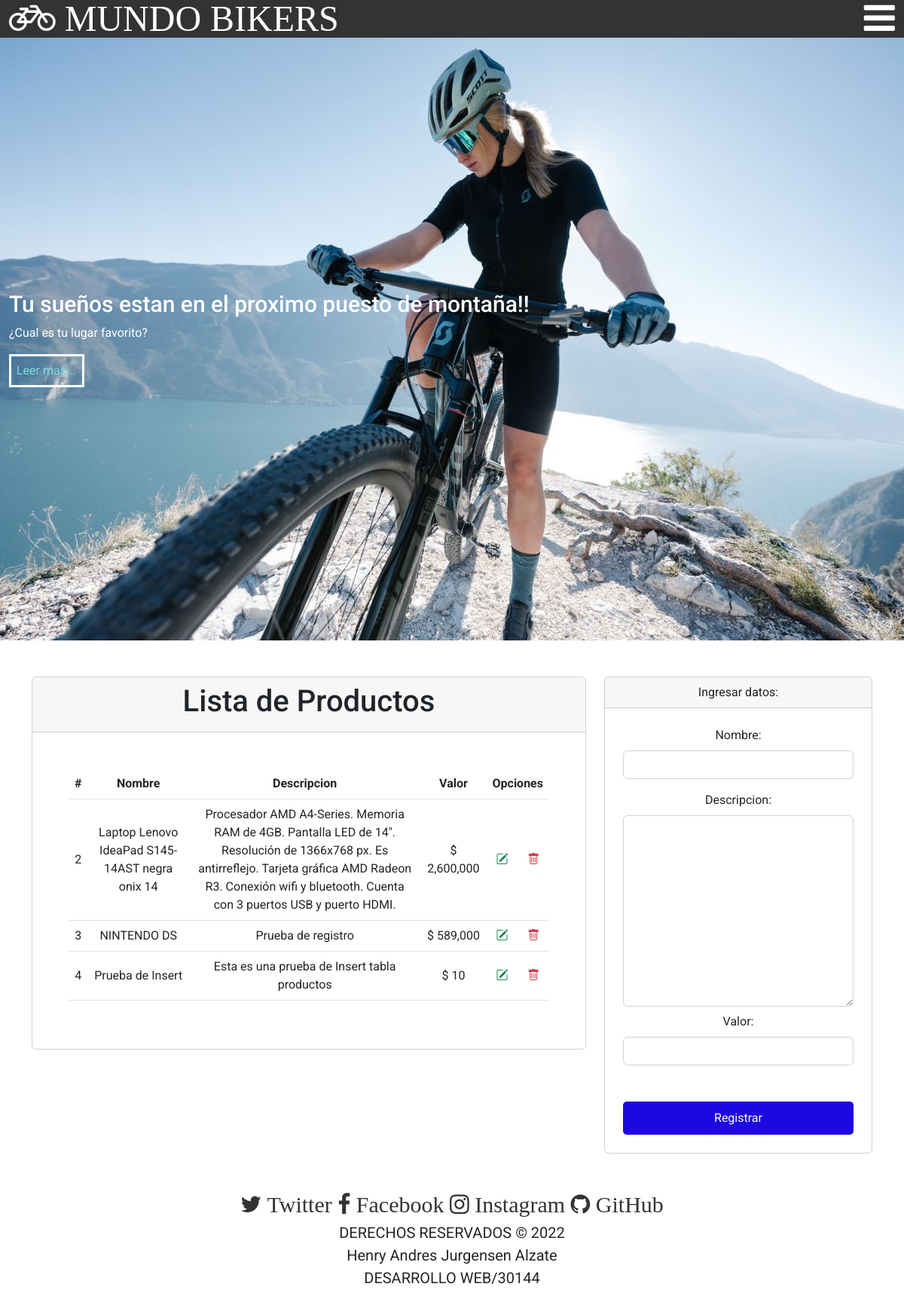
The page /CRUD_productos/index.php on the database its author committed.
### tables this page shows
CREATE TABLE `productos` (
  `id` int(11) NOT NULL,
  `nombre` varchar(250) NOT NULL,
  `descripcion` varchar(600) NOT NULL,
  `valor` int(50) NOT NULL
);

### CRUD_productos/index.php (the view, shortened to what this page needs)
<?php include 'template/header.php' ?>
<?php
    include_once "model/conexion.php";
    $sentencia = $bd -> query("select * from productos");
    $productos = $sentencia->fetchAll(PDO::FETCH_OBJ);
?>
<div class="container mt-5">
    <div class="row justify-content-center">
        <div class="col-md-8">
            <div class="card ">
                <div class="card-header">
                    <h1 class="card-title">Lista de Productos</h1>
                </div>
                <div class="p-5">
                    <table class="table align-middle">
                        <thead>
                            <tr>
                                <th scope="col">#</th>
                                <th scope="col">Nombre</th>
                                <th scope="col">Descripcion</th>
                                <th scope="col">Valor</th>
                                <th scope="col" colspan="2">Opciones</th>
                            </tr>
                        </thead>
                        <tbody>
                            <?php
                                foreach($productos as $dato){
                            ?>
                            <tr>
                                <td scope="row"><?php echo $dato->id; ?></td>
                                <td><?php echo $dato->nombre; ?></td>
                                <td><?php echo $dato->descripcion; ?></td>
                                <?php $numeroFormateado = number_format($dato->valor, 0) ?>
                                <td><?php echo "$ ".$numeroFormateado; ?></td>
                                <td><a class="text-success" href="editar.php?id=<?php echo $dato->id; ?>"><i class="bi bi-pencil-square"></i></a></td>
                                <td><a onclick="return confirm('Estas seguro de eliminar?');" class="text-danger" href="eliminar.php?id=<?php echo $dato->id; ?>"><i class="bi bi-trash"></i></a></td>
                            </tr>
                            <?php
                                }
                            ?>
                        </tbody>
                    </table>
                </div>
            </div>
        </div>
        <div class="col-md-4">
            <div class="card">
                <div class="card-header">
                    Ingresar datos:
                </div>
                <form class="p-4" method="POST" action="registrar.php">
                    <div class="mb-3">
                        <label class="form-label">Nombre: </label>
                        <input type="text" class="form-control" name="txtNombre" autofocus required>
                    </div>
                    <div class="mb-2">
                        <label class="form-label">Descripcion: </label>
                        <textarea name="txtDescripcion" rows="10" class="form-control" autofocus required></textarea>
                    </div>
                    <div class="mb-5">
                        <label class="form-label">Valor: </label>
                        <input type="text" class="form-control" name="txtValor" autofocus required>
                    </div>
                    <div class="d-grid">
                        <input type="submit" class="btn btn-primary" value="Registrar">
                    </div>
                </form>
            </div>
        </div>
    </div>
</div>
<?php include 'template/footer.php' ?>

### CRUD_productos/template/header.php (shortened to what this page needs)
<!DOCTYPE html>
<html lang="es">
<head>
    <link href="https://cdn.jsdelivr.net/npm/bootstrap@5.2.0-beta1/dist/css/bootstrap.min.css" rel="stylesheet">
    <link rel="stylesheet" href="../css/font-awesome-4.7.0/css/font-awesome.min.css">
    <link rel="stylesheet" href="../css/estilos.css">
    <link rel="stylesheet" href="https://cdn.jsdelivr.net/npm/bootstrap-icons@1.5.0/font/bootstrap-icons.css">
</head>
<body>
    <header>
        <div class="contenedor">
            <h1 class="fa fa-bicycle fa-3x"> MUNDO BIKERS</h1>
            <label for="menu-bar" class="fa fa-bars fa-3x"></label>
        </div>
    </header>
    <main>
        <section id="banner">
            <img src="../imagenes/contessa_signature_mtb_2 (2).jpg" alt="">
            <div class="contenedor">
                <h2>Tu sueños estan en el proximo puesto de montaña!!</h2>
                <p>¿Cual es tu lugar favorito?</p>
                <a href="#">Leer mas...</a>
            </div>
        </section>

### CRUD_productos/template/footer.php (shortened to what this page needs)
    <footer>
        <div class="footer-info">
            <div class="redes-sociales"><br>
                <a href="https://getbootstrap.com" class="fa fa-twitter">&nbspTwitter</a>
                <a href="https://www.facebook.com" class="fa fa-facebook">&nbspFacebook</a>
                <a href="https://www.instagram.com" class="fa fa-instagram">&nbspInstagram</a>
                <a href="https://github.com" class="fa fa-github">&nbspGitHub</a>
                <p class="derechos-footer">DERECHOS RESERVADOS &copy; 2022 <br>Henry Andres Jurgensen Alzate <br>DESARROLLO WEB/30144</p>
            </div>
        </div>
    </footer>
</body>
</html>

### css/estilos.css (style rules this page uses)
* { margin: 0; padding: 0; box-sizing: border-box; }
body { font-family: 'Roboto', sans-serif; }
header { width: 100%; height: 50px; background: #333; color: #fff; position: fixed; top: 0; left: 0; z-index: 100; }
.contenedor { width: 98%; margin: auto; }
header .contenedor { display: table; }
section { width: 100%; margin-bottom: 25px; }

### css/menu.css (style rules this page uses)
header label { float: right; font-size: 28px; margin: 0px o; cursor: pointer; }

### css/banner.css (style rules this page uses)
#banner { margin-top: 50px; position: relative; }
#banner img { width: 100%; height: 50%; }
#banner .contenedor { position: absolute; top: 50%; left: 50%; transform: translateX(-50%) translateY(-50%); color: #fff; }
#banner h2 { font-size: 30px; }
#banner a { display: block; width: 100px; color: #7cdee6; text-decoration: none; padding: 7px; margin-top: 10px; border: 3px solid #fff; }
footer .footer-info { display: flex; flex-wrap: wrap; justify-content: center; padding-bottom: 25px; }
.derechos-footer { font-size: 20px; text-align: center; }
.redes-sociales { width: 100%; text-align: center; font-size: 30px; }
.redes-sociales a { color: #333; text-decoration: none; }

### css/modal.css (style rules this page uses)
.texto p, h1 { margin-bottom: 30px; }

### css/modal2.css (style rules this page uses)
.container { width: 100%; height: 100%; text-align: center; }
.btn { padding: 10px 20px; border: none; border-radius: 5px; background: rgb(29, 7, 226); color: white; }

### rows shown on the page
productos: id "2", nombre "Laptop Lenovo IdeaPad S145-14AST negra onix 14", descripcion "Procesador AMD A4-Series. Memoria RAM de 4GB. Pantalla LED de 14\". Resolución de 1366x768 px. Es antirreflejo. Tarjeta gráfica AMD Radeon R3. Conexión wifi y bluetooth. Cuenta con 3 puertos USB y puerto HDMI.", valor "2,600,000"
productos: id "3", nombre "NINTENDO DS", descripcion "Prueba de registro", valor "589,000"
productos: id "4", nombre "Prueba de Insert", descripcion "Esta es una prueba de Insert tabla productos", valor "10"
